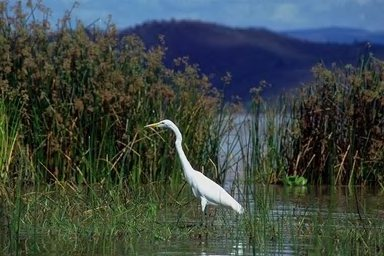
#> input picture backend/data/test_images/Au_ani_00002.jpg, 384 x 256 px
$ python -i ela.py   (imports and definitions only)
#> lines starting #> are read from the running program, lines starting #| are printed output that depends on the picture; after the words box and inside, x2 and y2 are one past the last pixel; in counts of white or black regions, pixels touching at a corner belong together
#> further down, picture is the input picture: PIL image 384x256 RGB; mean R, G, B 60.8, 71.4, 68
from PIL import Image, ImageChops, ImageEnhance, ImageDraw, ImageFilter
import os
import uuid
import numpy as np
import cv2
from typing import Tuple, Optional, List

def generate_ela_image(image: Image.Image, quality: int = 85, resize_factor: float = 0.5,
                      enhance_contrast: bool = True,
                      colorize: bool = False) -> Image.Image:
    """
    Generate an Enhanced Error Level Analysis (ELA) image from the given input image.

    :param image: PIL Image object
    :param quality: JPEG compression quality for simulating loss (default: 85)
    :param resize_factor: Factor to resize image (0.5 means 50% smaller)
    :param enhance_contrast: Whether to enhance contrast in the ELA image
    :param colorize: Whether to apply color mapping for better visualization
    :return: ELA Image object
    """
#> called with quality = 85, resize_factor = 1, enhance_contrast = True, colorize = False

    # Resize the image if requested
    if 0 < resize_factor < 1:
        new_width = int(image.width * resize_factor)
        new_height = int(image.height * resize_factor)
        image = image.resize((new_width, new_height), Image.LANCZOS)

    # Save image to a temporary compressed JPEG file
    temp_filename = f"temp_{uuid.uuid4().hex}.jpg"
    image.convert("RGB").save(temp_filename, "JPEG", quality=quality)

    # Load compressed image and calculate the difference
    compressed = Image.open(temp_filename)
    ela_image = ImageChops.difference(image.convert("RGB"), compressed)

    # Determine max difference to scale brightness
    extrema = ela_image.getextrema()
#> extrema = ((0, 6), (0, 6), (0, 7))
    max_diff = max([channel[1] for channel in extrema])
#> max_diff = 7
    scale = 255.0 / max_diff if max_diff != 0 else 1.0
#> scale = 36.43

    # Apply brightness enhancement
    ela_image = ImageEnhance.Brightness(ela_image).enhance(scale)

    # Optional contrast enhancement for better visualization
    if enhance_contrast:
        ela_image = ImageEnhance.Contrast(ela_image).enhance(1.5)
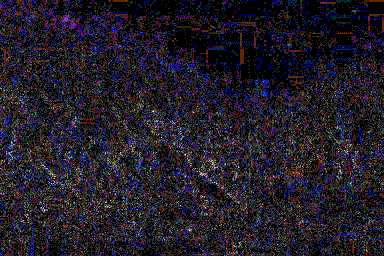
#> ela_image: PIL image 384x256 RGB; mean R, G, B 33.2, 28.5, 39.6

    # Apply colorization for better visualization if requested
    if colorize:
        # Convert to numpy array for OpenCV processing
        ela_np = np.array(ela_image)

        # Apply a viridis-like colormap which is good for ELA visualization
        # Convert to grayscale first
        ela_gray = cv2.cvtColor(ela_np, cv2.COLOR_RGB2GRAY)
        ela_color = cv2.applyColorMap(ela_gray, cv2.COLORMAP_VIRIDIS)

        # Convert back to PIL
        ela_image = Image.fromarray(ela_color)

    # Cleanup
    os.remove(temp_filename)

    return ela_image

# [117 lines left out: functions generate_ela_enhanced, generate_ela_comparison, not called in this run]

def generate_ela_zoom(image: Image.Image, quality: int = 85,
                    highlight_threshold: int = 15) -> Optional[Image.Image]:
    """
    Generate a zoomed view of the most suspicious region in the ELA image.

    :param image: PIL Image object
    :param quality: JPEG compression quality
    :param highlight_threshold: Threshold for highlighting suspicious areas
    :return: Zoomed detail view of most suspicious region, or None if no significant region found
    """
    # Generate basic ELA image at full resolution
    ela_image = generate_ela_image(image, quality, resize_factor=1.0, enhance_contrast=True)

    # Convert to numpy array
    ela_np = np.array(ela_image)

    # Convert to grayscale for processing
    if len(ela_np.shape) == 3:
        ela_gray = cv2.cvtColor(ela_np, cv2.COLOR_RGB2GRAY)
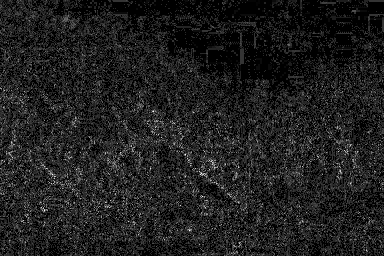
#> ela_gray: shape (256, 384); min 0, max 255, mean 31.2
    else:
        ela_gray = ela_np

    # Find potentially manipulated regions (high error areas)
    _, binary = cv2.threshold(ela_gray, highlight_threshold, 255, cv2.THRESH_BINARY)
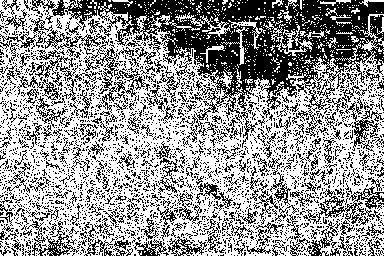
#> binary: shape (256, 384); 59.8% white; black in thin lines or dots

    # Apply morphological operations to clean up the mask
    kernel = np.ones((3, 3), np.uint8)
    binary = cv2.morphologyEx(binary, cv2.MORPH_CLOSE, kernel, iterations=2)
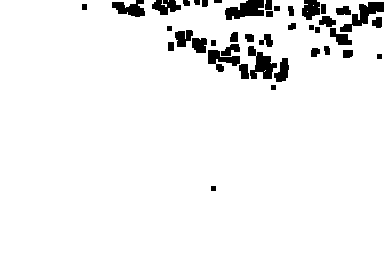
#> binary: shape (256, 384); 94.6% white; 41 black regions

    # Find contours of suspicious regions
    contours, _ = cv2.findContours(binary, cv2.RETR_EXTERNAL, cv2.CHAIN_APPROX_SIMPLE)
#> contours = 5 contours, 4 with area under 20; largest, box (x1, y1, x2, y2) and area: (0, 0, 384, 256) 95282

    if not contours:
        return None

    # Find the largest contour
    largest_contour = max(contours, key=cv2.contourArea)
#> largest_contour = contour of 236 points, box (x1, y1, x2, y2) (0, 0, 384, 256), area 95282
    x, y, w, h = cv2.boundingRect(largest_contour)
#> x = 0; y = 0; w = 384; h = 256

    # Ensure minimum size for zoom region
    min_size = 100
    if w < min_size:
        center_x = x + w // 2
        x = max(0, center_x - min_size // 2)
        w = min_size
    if h < min_size:
        center_y = y + h // 2
        y = max(0, center_y - min_size // 2)
        h = min_size

    # Add padding for context (20% on each side)
    padding_x = int(w * 0.2)
#> padding_x = 76
    padding_y = int(h * 0.2)
#> padding_y = 51

    # Calculate region with padding, ensuring we stay within image bounds
    orig_width, orig_height = ela_image.size
#> orig_width = 384; orig_height = 256
    x1 = max(0, x - padding_x)
#> x1 = 0
    y1 = max(0, y - padding_y)
#> y1 = 0
    x2 = min(orig_width, x + w + padding_x)
#> x2 = 384
    y2 = min(orig_height, y + h + padding_y)
#> y2 = 256

    # Extract the region of interest from both original and ELA
    original_roi = image.crop((x1, y1, x2, y2))
    ela_roi = ela_image.crop((x1, y1, x2, y2))

    # Create a side-by-side comparison
    roi_width, roi_height = original_roi.size
#> roi_width = 384; roi_height = 256
    comparison = Image.new('RGB', (roi_width * 2, roi_height))
#> comparison: PIL image 768x256 RGB; every value is 0

    # Add original and ELA side by side
    comparison.paste(original_roi, (0, 0))
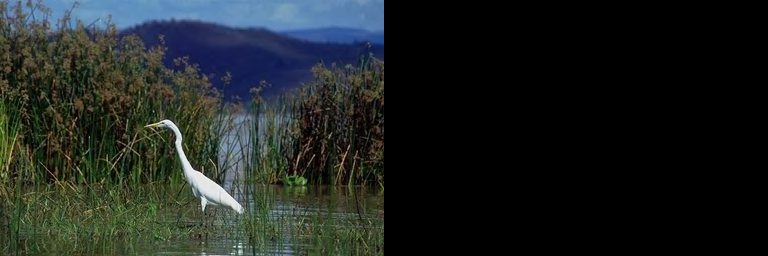
#> comparison: PIL image 768x256 RGB; mean R, G, B 30.4, 35.7, 34

    # Colorize the ELA zoom for better visualization
    ela_roi_np = np.array(ela_roi)
    ela_roi_color = cv2.applyColorMap(cv2.cvtColor(ela_roi_np, cv2.COLOR_RGB2GRAY), cv2.COLORMAP_JET)
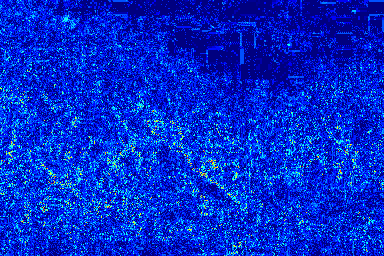
#> ela_roi_color: shape (256, 384, 3); mean B, G, R 203.8, 42.5, 2.7
    comparison.paste(Image.fromarray(ela_roi_color), (roi_width, 0))

    # Add labels and border
    draw = ImageDraw.Draw(comparison)
    draw.rectangle([(0, 0), (roi_width * 2 - 1, roi_height - 1)], outline=(255, 255, 255), width=2)
    draw.rectangle([(0, 0), (roi_width - 1, roi_height - 1)], outline=(255, 255, 255), width=1)
    draw.rectangle([(roi_width, 0), (roi_width * 2 - 1, roi_height - 1)], outline=(255, 255, 255), width=1)

    # Convert to numpy for text
    comparison_np = np.array(comparison)
    cv2.putText(comparison_np, "Original Detail", (10, 25),
               cv2.FONT_HERSHEY_SIMPLEX, 0.6, (255, 255, 255), 1)
    cv2.putText(comparison_np, "ELA Detail", (roi_width + 10, 25),
               cv2.FONT_HERSHEY_SIMPLEX, 0.6, (255, 255, 255), 1)
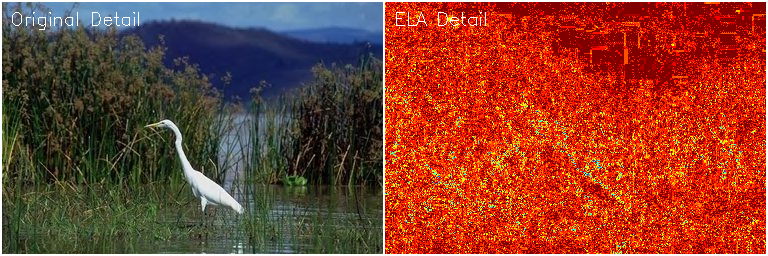
#> comparison_np: shape (256, 768, 3); mean R, G, B 135.3, 61.7, 40.6

    return Image.fromarray(comparison_np)

>>> from PIL import Image
>>> picture = Image.open('../../../data/test_images/Au_ani_00002.jpg')
>>> result = generate_ela_zoom(picture)

$ run again, on backend/data/test_images/Au_ani_00014.jpg
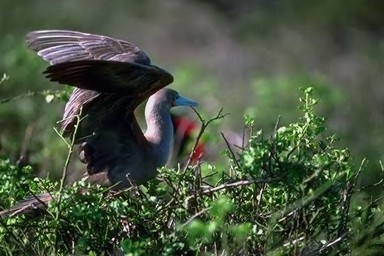
#> input picture backend/data/test_images/Au_ani_00014.jpg, 384 x 256 px
#> picture is the input picture: PIL image 384x256 RGB; mean R, G, B 72.5, 84.2, 63.9
#> extrema = ((0, 27), (0, 25), (0, 26))
#> max_diff = 27
#> scale = 9.44
#> in generate_ela_zoom, `binary = cv2.morphologyEx(binary, cv2.MORPH_CLOSE, kernel, iterations=2)`:
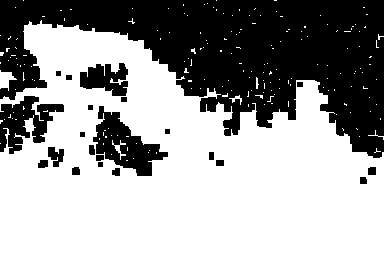
#> binary: shape (256, 384); 61.2% white; 22 black regions
#> contours = 171 contours, 168 with area under 20; largest, box (x1, y1, x2, y2) and area: (0, 20, 384, 256) 62734, (0, 70, 17, 91) 152, (229, 95, 242, 105) 21
#> largest_contour = contour of 522 points, box (x1, y1, x2, y2) (0, 20, 384, 256), area 62734
#> x = 0; y = 20; w = 384; h = 236
#> padding_x = 76
#> padding_y = 47
#> x1 = 0
#> x2 = 384
#> y2 = 256
#> in generate_ela_zoom, `cv2.putText(comparison_np, "ELA Detail", (roi_width + 10, 25), cv2.FON..`:
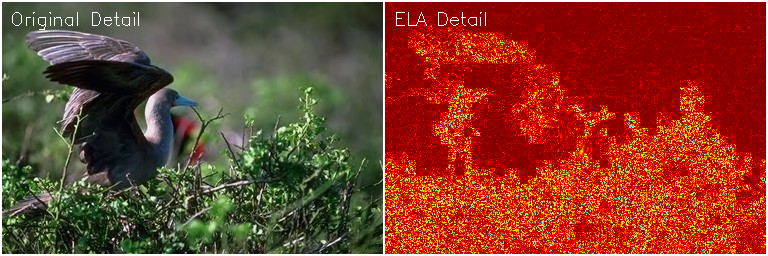
#> comparison_np: shape (256, 768, 3); mean R, G, B 128.5, 61.8, 40.1

$ run again, on backend/data/test_images/Au_ani_00023.jpg
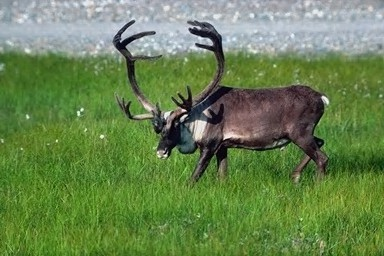
#> input picture backend/data/test_images/Au_ani_00023.jpg, 384 x 256 px
#> picture is the input picture: PIL image 384x256 RGB; mean R, G, B 104.3, 131.3, 79.8
#> extrema = ((0, 21), (0, 20), (0, 29))
#> max_diff = 29
#> scale = 8.79
#> in generate_ela_zoom, `binary = cv2.morphologyEx(binary, cv2.MORPH_CLOSE, kernel, iterations=2)`:
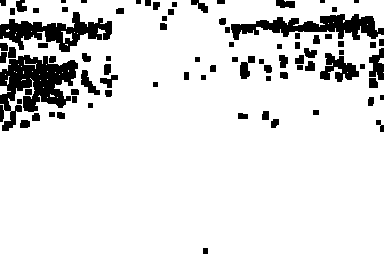
#> binary: shape (256, 384); 88% white; 84 black regions (4 under 20 px)
#> contours = 38 contours, 35 with area under 20; largest, box (x1, y1, x2, y2) and area: (0, 0, 384, 256) 88810, (0, 86, 11, 95) 44, (61, 31, 73, 43) 42
#> largest_contour = contour of 795 points, box (x1, y1, x2, y2) (0, 0, 384, 256), area 88810
#> x = 0; w = 384; h = 256
#> padding_x = 76
#> padding_y = 51
#> x1 = 0
#> x2 = 384
#> y2 = 256
#> in generate_ela_zoom, `cv2.putText(comparison_np, "ELA Detail", (roi_width + 10, 25), cv2.FON..`:
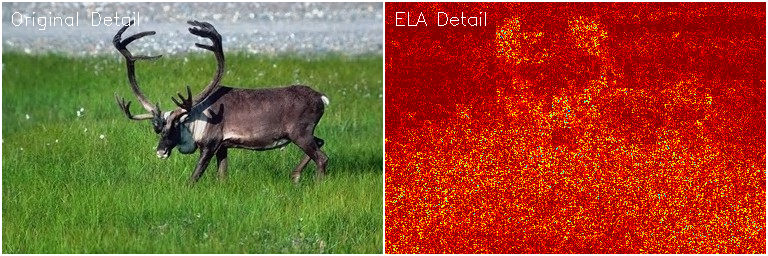
#> comparison_np: shape (256, 768, 3); mean R, G, B 148.4, 81.2, 45.8

$ run again, on backend/data/test_images/Au_ani_00029.jpg
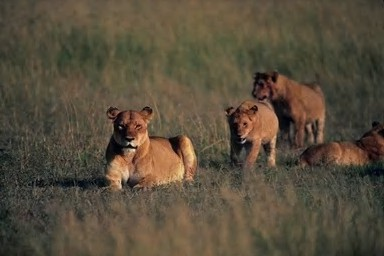
#> input picture backend/data/test_images/Au_ani_00029.jpg, 384 x 256 px
#> picture is the input picture: PIL image 384x256 RGB; mean R, G, B 88.1, 77.6, 60.2
#> extrema = ((0, 18), (0, 18), (0, 17))
#> max_diff = 18
#> scale = 14.17
#> contours = 10 contours, 8 with area under 20; largest, box (x1, y1, x2, y2) and area: (0, 0, 384, 256) 93107, (376, 0, 384, 8) 46
#> largest_contour = contour of 578 points, box (x1, y1, x2, y2) (0, 0, 384, 256), area 93107
#> x = 0; w = 384; h = 256
#> padding_x = 76
#> padding_y = 51
#> x1 = 0
#> x2 = 384
#> y2 = 256
#> in generate_ela_zoom, `cv2.putText(comparison_np, "ELA Detail", (roi_width + 10, 25), cv2.FON..`:
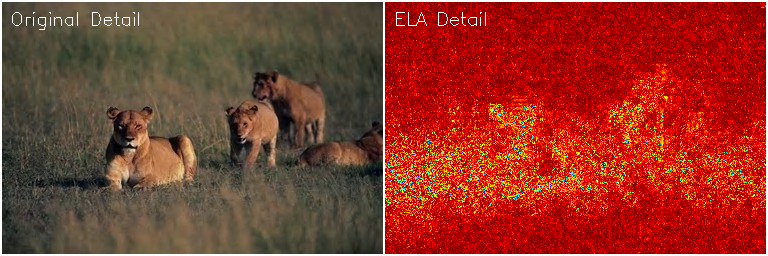
#> comparison_np: shape (256, 768, 3); mean R, G, B 140.7, 54.4, 37.6
